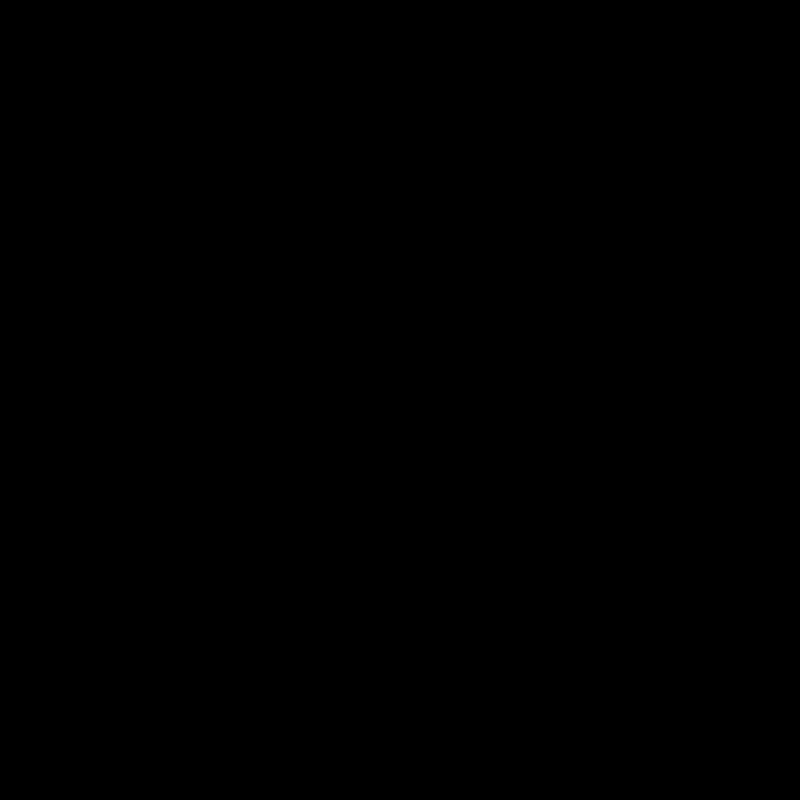
Frame 1 (no input)
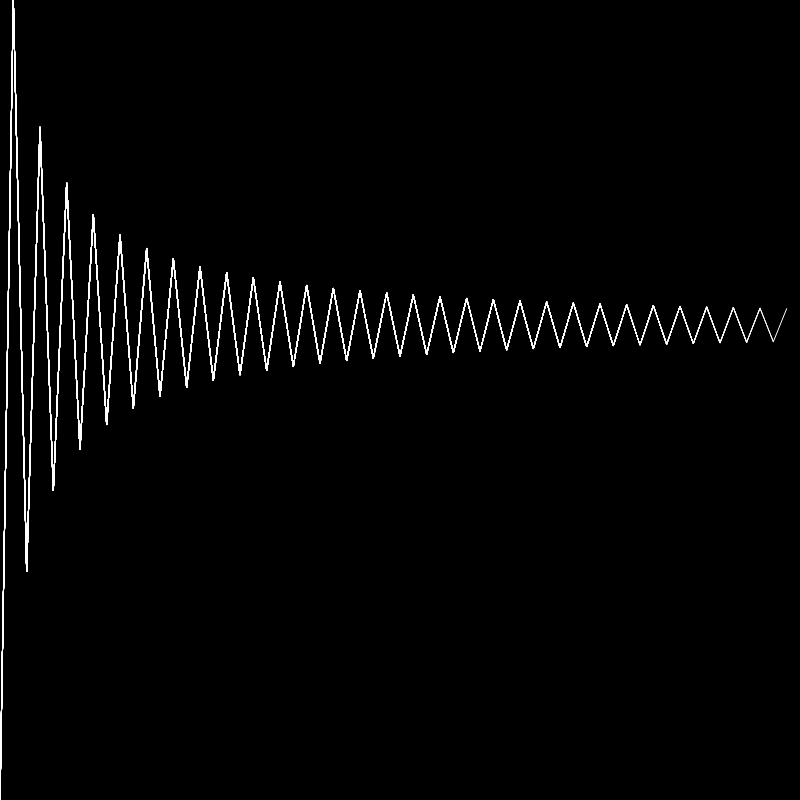
Frame 60 (no input)
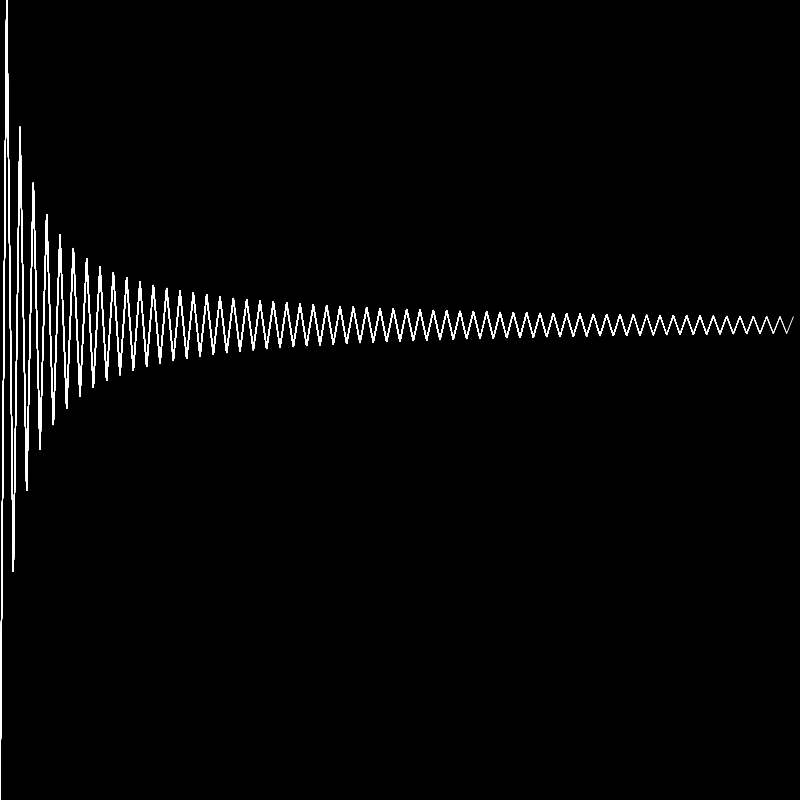
Frame 120 (the mouse pressed at the canvas centre since frame 60)

The p5.js sketch that drew these frames (run headless with seeded random() and noise() and a simulated clock; from frame 60 on, the mouse is pressed at the canvas centre):

// p5.js sketch
// ── sketch.js
// Jacob Gibbons
// 3/23/2022
// Approximating pi with the leibniz formula
// https://en.wikipedia.org/wiki/Leibniz_formula_for_%CF%80


let iters = 0;
let step = -1; // will switch between 1 and -1
let total = 1;
let totals  = [];


function setup() {
  createCanvas(800, 800);


  piApproxDiv = createDiv('');
  totalDiv = createDiv('');
}

function draw() {
  background(0);
  stroke(255);
  noFill();

  let denom = iters * 2 + 3; // denominator is the set of odd numbers > 1, so 3, 5, 7, 9, etc.
  total += 1 / (step * denom);
  step *= -1;
  totals.push(total * 4)
  let spacing = width/totals.length;
  beginShape();
  for (let i = 0; i < totals.length; i++){
    let x = i * spacing;
    let y = map(totals[i], min(totals), max(totals), height, 0);
    vertex(x, y)
    // point(x, y);
  endShape();
  }
  piApproxDiv.html('Current Approx: ' + totals[totals.length - 1]);
  totalDiv.html('Total Nums Checked: ' + totals.length);
  iters++
  



}
